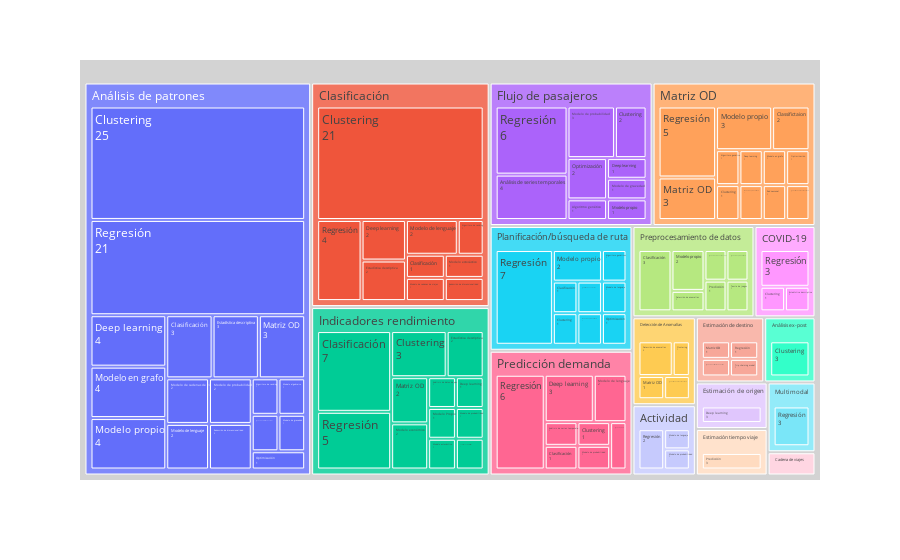

Source (notebook cell):
### Code cell
aggregated_table = (
    data[columns]
    .groupby(["Analysis type", "Model", "Model type"])[["ID"]]
    .nunique()
    .groupby(["Analysis type", "Model type"])[["ID"]]
    .sum()    
    .sort_values(by="ID")
)
fig = px.treemap(
    aggregated_table.reset_index(),
    path=["Analysis type", "Model type"],
    values="ID",
)
fig.update_traces(
    root_color="lightgrey", textinfo="label+value"
)
# fig.update_layout(margin = dict(t=50, l=25, r=25, b=25))
fig.write_image("img/treemap_analysis_model.pdf")
fig.show()

### Figure 1 — Plotly figure (JSON) as saved in the notebook; plotly's stock layout.template omitted (floating-point values rounded to 4 significant figures)
{"data": [{"branchvalues": "total", "domain": {"x": [0, 1], "y": [0, 1]}, "hovertemplate": "labels=%{label}<br>ID=%{value}<br>parent=%{parent}<br>id=%{id}<extra></extra>", "ids": ["Análisis de patrones/Algoritmo de ranking", "Clasificación/Algoritmo de ranking", "Flujo de pasajeros/Algoritmo genético", "Matriz OD/Algoritmo genético", "Planificación/búsqueda de ruta/Algoritmo genéticos", "Indicadores rendimiento/Análisis de datos de panel", "Flujo de pasajeros/Análisis de series temporales", "Predicción demanda/Análisis de series temporales", "Análisis de patrones/Clasificación", "Clasificación/Clasificación", "Indicadores rendimiento/Clasificación", "Planificación/búsqueda de ruta/Clasificación", "Predicción demanda/Clasificación", "Preprocesamiento de datos/Clasificación", "Matriz OD/Classifictaion", "Análisis de patrones/Clustering", "Análisis ex-post/Clustering", "COVID-19/Clustering", "Clasificación/Clustering", "Detección de Anomalías/Clustering", "Flujo de pasajeros/Clustering", "Indicadores rendimiento/Clustering", "Matriz OD/Clustering", "Planificación/búsqueda de ruta/Clustering", "Predicción demanda/Clustering", "Análisis de patrones/Deep learning", "Clasificación/Deep learning", "Estimación de origen/Deep learning", "Flujo de pasajeros/Deep learning", "Indicadores rendimiento/Deep learning", "Matriz OD/Deep learning", "Predicción demanda/Deep learning", "Detección de Anomalías/Detección de anomalías", "Planificación/búsqueda de ruta/Detección de anomalías", "Preprocesamiento de datos/Detección de anomalías", "Análisis de patrones/Estadística descriptiva", "COVID-19/Estadística descriptiva", "Clasificación/Estadística descriptiva", "Indicadores rendimiento/Estadística descriptiva", "Análisis de patrones/Matriz OD", "Detección de Anomalías/Matriz OD", "Estimación de destino/Matriz OD", "Indicadores rendimiento/Matriz OD", "Matriz OD/Matriz OD", "Indicadores rendimiento/Modelo Propio", "Análisis de patrones/Modelo algebraico", "Análisis de patrones/Modelo de cadenas de viajes", "Cadena de viajes/Modelo de cadenas de viajes", "Clasificación/Modelo de cadenas de viajes", "Preprocesamiento de datos/Modelo de cadenas de viajes", "Análisis de patrones/Modelo de corrección de errores", "Estimación de destino/Modelo de estimación de destino", "Análisis de patrones/Modelo de gravedad", "Flujo de pasajeros/Modelo de gravedad", "Actividad/Modelo de lenguaje", "Análisis de patrones/Modelo de lenguaje", "Clasificación/Modelo de lenguaje", "Planificación/búsqueda de ruta/Modelo de lenguaje", "Predicción demanda/Modelo de lenguaje", "Actividad/Modelo de probabilidad", "Análisis de patrones/Modelo de probabilidad", "Flujo de pasajeros/Modelo de probabilidad", "Indicadores rendimiento/Modelo de probabilidad", "Matriz OD/Modelo de probabilidad", "Planificación/búsqueda de ruta/Modelo de probabilidad", "Predicción demanda/Modelo de probabilidad", "Preprocesamiento de datos/Modelo de probabilidad", "Indicadores rendimiento/Modelo económico", "Análisis de patrones/Modelo en grafo", "Matriz OD/Modelo en grafo", "Clasificación/Modelo estocástico", "Indicadores rendimiento/Modelo estocástico", "Análisis de patrones/Modelo propio", "Flujo de pasajeros/Modelo propio", "Matriz OD/Modelo propio", "Planificación/búsqueda de ruta/Modelo propio", "Predicción demanda/Modelo propio", "Preprocesamiento de datos/Modelo propio", "Análisis de patrones/Optimización", "Flujo de pasajeros/Optimización", "Matriz OD/Optimización", "Planificación/búsqueda de ruta/Optimización", "Estimación tiempo viaje/Predicción", "Preprocesamiento de datos/Predicción", "Matriz OD/Red neuronal", "Análisis de patrones/Reducción de dimensionalidad", "Clasificación/Reducción de dimensionalidad", "Detección de Anomalías/Reducción de dimensionalidad", "Matriz OD/Reducción de dimensionalidad", "Actividad/Regresión", "Análisis de patrones/Regresión", "COVID-19/Regresión", "Clasificación/Regresión", "Estimación de destino/Regresión", "Flujo de pasajeros/Regresión", "Indicadores rendimiento/Regresión", "Matriz OD/Regresión", "Multimodal/Regresión", "Planificación/búsqueda de ruta/Regresión", "Predicción demanda/Regresión", "Indicadores rendimiento/Selección de características", "Preprocesamiento de datos/Teoría de juegos", "Estimación de destino/Trip chaining model", "Actividad", "Análisis de patrones", "Análisis ex-post", "COVID-19", "Cadena de viajes", "Clasificación", "Detección de Anomalías", "Estimación de destino", "Estimación de origen", "Estimación tiempo viaje", "Flujo de pasajeros", "Indicadores rendimiento", "Matriz OD", "Multimodal", "Planificación/búsqueda de ruta", "Predicción demanda", "Preprocesamiento de datos"], "labels": ["Algoritmo de ranking", "Algoritmo de ranking", "Algoritmo genético", "Algoritmo genético", "Algoritmo genéticos", "Análisis de datos de panel", "Análisis de series temporales", "Análisis de series temporales", "Clasificación", "Clasificación", "Clasificación", "Clasificación", "Clasificación", "Clasificación", "Classifictaion", "Clustering", "Clustering", "Clustering", "Clustering", "Clustering", "Clustering", "Clustering", "Clustering", "Clustering", "Clustering", "Deep learning", "Deep learning", "Deep learning", "Deep learning", "Deep learning", "Deep learning", "Deep learning", "Detección de anomalías", "Detección de anomalías", "Detección de anomalías", "Estadística descriptiva", "Estadística descriptiva", "Estadística descriptiva", "Estadística descriptiva", "Matriz OD", "Matriz OD", "Matriz OD", "Matriz OD", "Matriz OD", "Modelo Propio", "Modelo algebraico", "Modelo de cadenas de viajes", "Modelo de cadenas de viajes", "Modelo de cadenas de viajes", "Modelo de cadenas de viajes", "Modelo de corrección de errores", "Modelo de estimación de destino", "Modelo de gravedad", "Modelo de gravedad", "Modelo de lenguaje", "Modelo de lenguaje", "Modelo de lenguaje", "Modelo de lenguaje", "Modelo de lenguaje", "Modelo de probabilidad", "Modelo de probabilidad", "Modelo de probabilidad", "Modelo de probabilidad", "Modelo de probabilidad", "Modelo de probabilidad", "Modelo de probabilidad", "Modelo de probabilidad", "Modelo económico", "Modelo en grafo", "Modelo en grafo", "Modelo estocástico", "Modelo estocástico", "Modelo propio", "Modelo propio", "Modelo propio", "Modelo propio", "Modelo propio", "Modelo propio", "Optimización", "Optimización", "Optimización", "Optimización", "Predicción", "Predicción", "Red neuronal", "Reducción de dimensionalidad", "Reducción de dimensionalidad", "Reducción de dimensionalidad", "Reducción de dimensionalidad", "Regresión", "Regresión", "Regresión", "Regresión", "Regresión", "Regresión", "Regresión", "Regresión", "Regresión", "Regresión", "Regresión", "Selección de características", "Teoría de juegos", "Trip chaining model", "Actividad", "Análisis de patrones", "Análisis ex-post", "COVID-19", "Cadena de viajes", "Clasificación", "Detección de Anomalías", "Estimación de destino", "Estimación de origen", "Estimación tiempo viaje", "Flujo de pasajeros", "Indicadores rendimiento", "Matriz OD", "Multimodal", "Planificación/búsqueda de ruta", "Predicción demanda", "Preprocesamiento de datos"], "name": "", "parents": ["Análisis de patrones", "Clasificación", "Flujo de pasajeros", "Matriz OD", "Planificación/búsqueda de ruta", "Indicadores rendimiento", "Flujo de pasajeros", "Predicción demanda", "Análisis de patrones", "Clasificación", "Indicadores rendimiento", "Planificación/búsqueda de ruta", "Predicción demanda", "Preprocesamiento de datos", "Matriz OD", "Análisis de patrones", "Análisis ex-post", "COVID-19", "Clasificación", "Detección de Anomalías", "Flujo de pasajeros", "Indicadores rendimiento", "Matriz OD", "Planificación/búsqueda de ruta", "Predicción demanda", "Análisis de patrones", "Clasificación", "Estimación de origen", "Flujo de pasajeros", "Indicadores rendimiento", "Matriz OD", "Predicción demanda", "Detección de Anomalías", "Planificación/búsqueda de ruta", "Preprocesamiento de datos", "Análisis de patrones", "COVID-19", "Clasificación", "Indicadores rendimiento", "Análisis de patrones", "Detección de Anomalías", "Estimación de destino", "Indicadores rendimiento", "Matriz OD", "Indicadores rendimiento", "Análisis de patrones", "Análisis de patrones", "Cadena de viajes", "Clasificación", "Preprocesamiento de datos", "Análisis de patrones", "Estimación de destino", "Análisis de patrones", "Flujo de pasajeros", "Actividad", "Análisis de patrones", "Clasificación", "Planificación/búsqueda de ruta", "Predicción demanda", "Actividad", "Análisis de patrones", "Flujo de pasajeros", "Indicadores rendimiento", "Matriz OD", "Planificación/búsqueda de ruta", "Predicción demanda", "Preprocesamiento de datos", "Indicadores rendimiento", "Análisis de patrones", "Matriz OD", "Clasificación", "Indicadores rendimiento", "Análisis de patrones", "Flujo de pasajeros", "Matriz OD", "Planificación/búsqueda de ruta", "Predicción demanda", "Preprocesamiento de datos", "Análisis de patrones", "Flujo de pasajeros", "Matriz OD", "Planificación/búsqueda de ruta", "Estimación tiempo viaje", "Preprocesamiento de datos", "Matriz OD", "Análisis de patrones", "Clasificación", "Detección de Anomalías", "Matriz OD", "Actividad", "Análisis de patrones", "COVID-19", "Clasificación", "Estimación de destino", "Flujo de pasajeros", "Indicadores rendimiento", "Matriz OD", "Multimodal", "Planificación/búsqueda de ruta", "Predicción demanda", "Indicadores rendimiento", "Preprocesamiento de datos", "Estimación de destino", "", "", "", "", "", "", "", "", "", "", "", "", "", "", "", "", ""], "root": {"color": "lightgrey"}, "textinfo": "label+value", "type": "treemap", "values": [1, 1, 1, 1, 1, 1, 4, 1, 3, 1, 7, 1, 1, 3, 2, 25, 3, 1, 21, 1, 2, 3, 1, 1, 1, 4, 2, 3, 1, 1, 1, 3, 2, 1, 1, 3, 1, 2, 2, 3, 1, 1, 2, 3, 1, 1, 2, 1, 1, 1, 1, 1, 1, 1, 1, 2, 2, 1, 2, 1, 2, 3, 1, 1, 1, 1, 1, 2, 4, 1, 1, 1, 4, 1, 3, 2, 1, 2, 1, 2, 1, 1, 3, 1, 1, 2, 1, 1, 1, 2, 21, 3, 4, 1, 6, 5, 5, 3, 7, 6, 1, 1, 1, 4, 80, 3, 5, 1, 36, 5, 4, 3, 3, 21, 27, 21, 3, 16, 16, 10]}], "layout": {"legend": {"tracegroupgap": 0}, "margin": {"t": 60}}}
